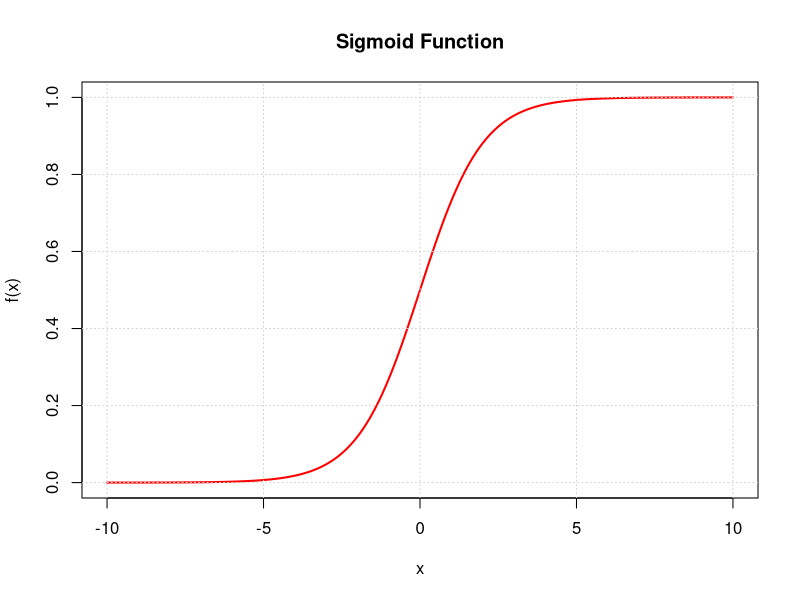
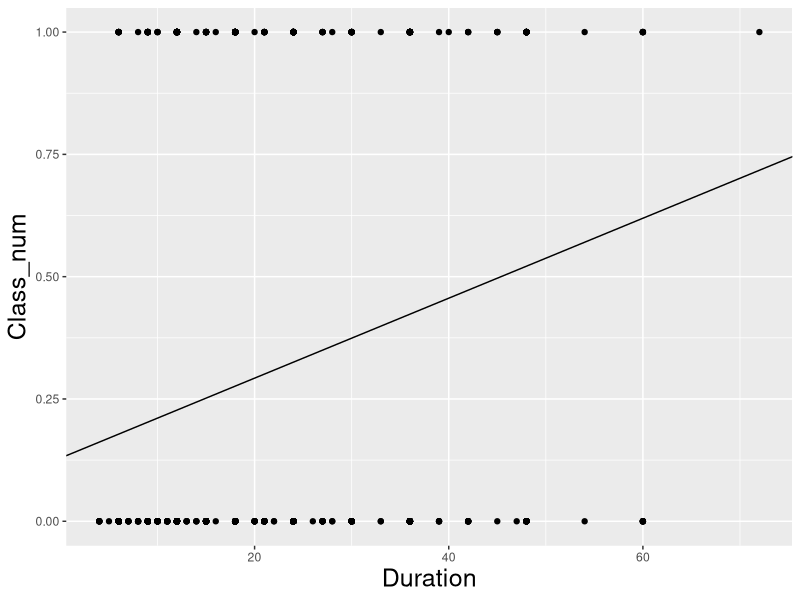
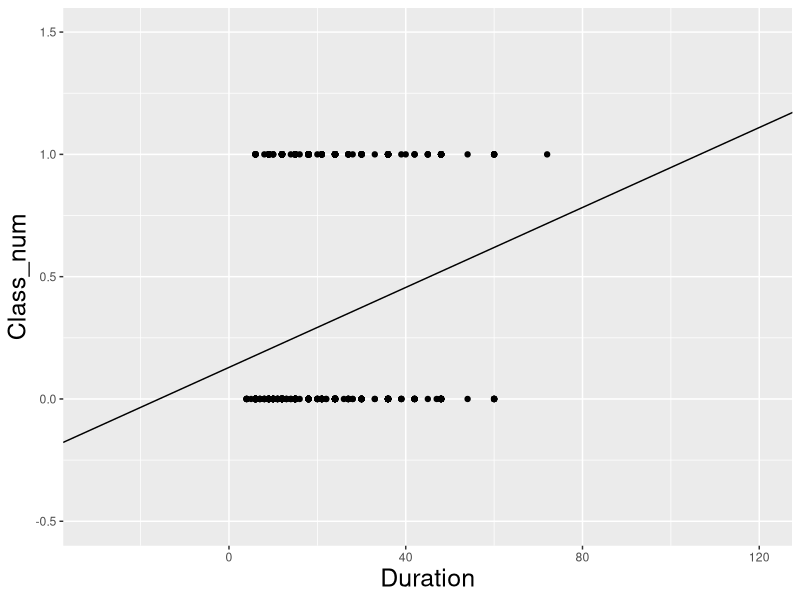
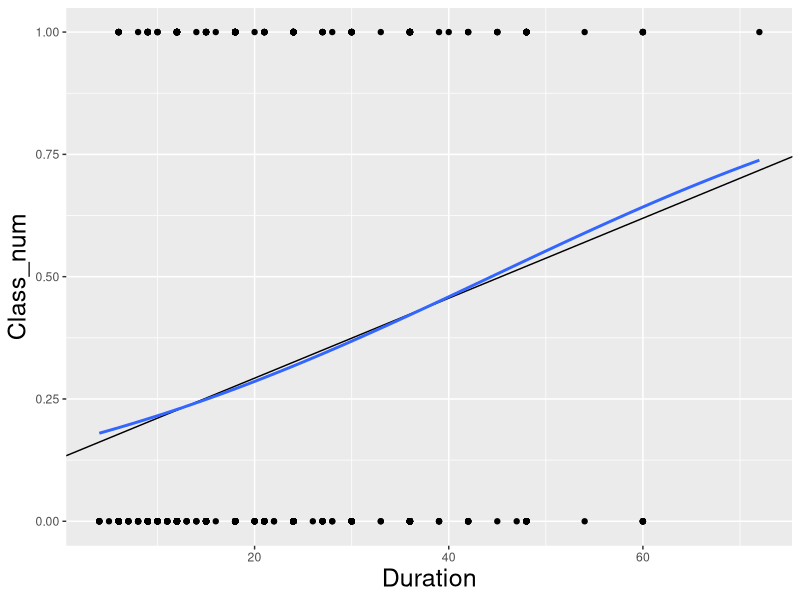
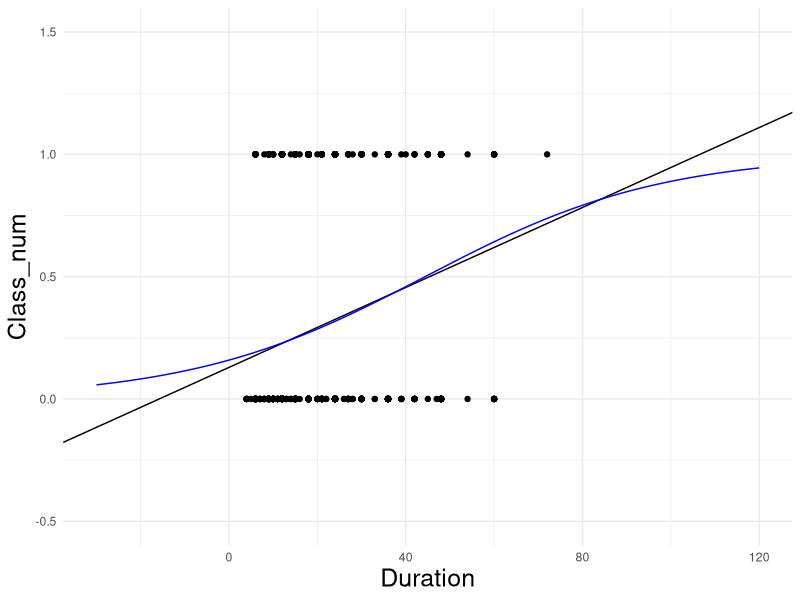
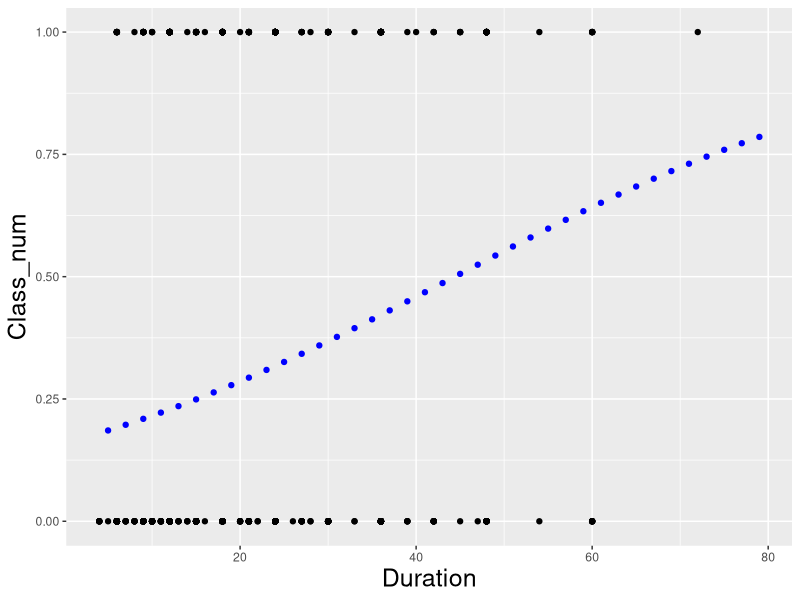
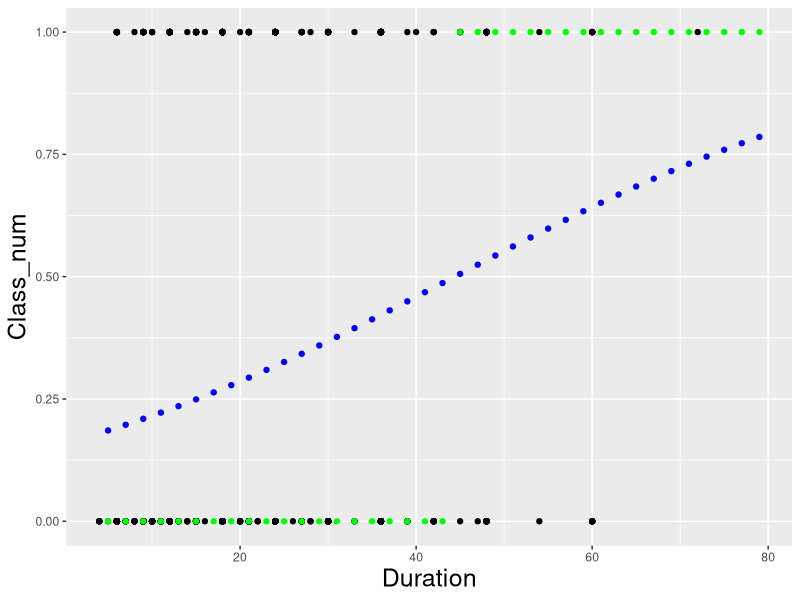
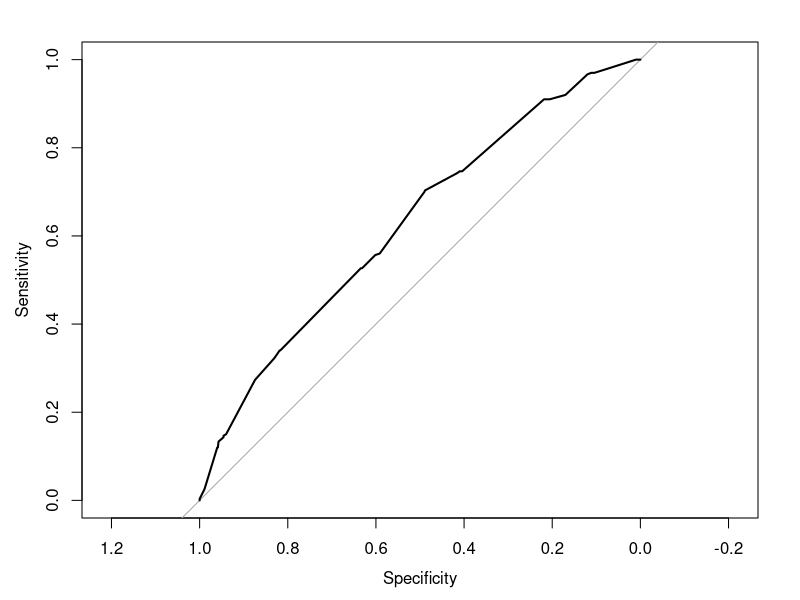

Recreate these plots in R, in order.
# Create a range of equally spaced numbers between -10 and 10
x = seq(-10, 10, by = 0.1)

# Calculate the output value for each number using sigmoid function
sigmoid = 1 / (1 + exp(-x))

# Plot the sigmoid function
plot(x, sigmoid, type = "l", lwd = 2,
     main = "Sigmoid Function",
     xlab = "x",
     ylab = "f(x)",
     col = "red")

# Add grid lines
grid()



# Exercise 13.1 
# install the caret package if you haven't done so
install.packages("caret")

# load the caret package
library(caret)

# load the German Credit dataset
data(GermanCredit)
GermanCredit$Class_num = ifelse(GermanCredit$Class == "Bad", 1, 0)

lm_model = lm(Class_num ~ Duration, data=GermanCredit)
coefs = coefficients(lm_model)
intercept = coefs[1]
slope = coefs[2]

ggplot(GermanCredit, 
       aes(Duration, Class_num)) +
  geom_point() +
  geom_abline(intercept=intercept, slope=slope) +
  theme(axis.title.x = element_text(size = 18), 
        axis.title.y = element_text(size = 18)) 

ggplot(GermanCredit, 
       aes(Duration, Class_num)) +
  geom_point() +
  geom_abline(intercept=intercept, slope=slope) + 
  xlim(-30, 120) +
  ylim(-0.5, 1.5) +
  theme(axis.title.x = element_text(size = 18), 
        axis.title.y = element_text(size = 18)) 


glm_model = glm(Class_num ~ Duration, data=GermanCredit, family=binomial)
glm_model

ggplot(GermanCredit, 
       aes(Duration, Class_num)) +
  geom_point() +
  geom_abline(intercept=intercept, slope=slope) +
  geom_smooth(
    method = "glm",
    se = FALSE,
    method.args = list(family=binomial)
  ) +
  theme(axis.title.x = element_text(size = 18), 
        axis.title.y = element_text(size = 18)) 

# Get coefficients from logistic model
intercept_glm = coef(glm_model)[1]
slope_glm = coef(glm_model)[2]

# Generate sequence of x-values
x_values = seq(from = min(GermanCredit$Duration) - 150, 
                to = max(GermanCredit$Duration) + 150, 
                by = 0.1)

# Compute probabilities using logistic function
y_values = 1 / (1 + exp(-(intercept_glm + slope_glm * x_values)))

# Data frame for plot
plot_df = data.frame(x = x_values, y = y_values)

# Plot
ggplot() +
  geom_point(data = GermanCredit, aes(Duration, Class_num)) +
  geom_abline(intercept=intercept, slope=slope) +
  geom_line(data = plot_df, aes(x, y), color = "blue") +
  theme_minimal() +
  xlim(-30, 120) +
  ylim(-0.5, 1.5) +
  theme(axis.title.x = element_text(size = 18), 
        axis.title.y = element_text(size = 18)) 


# Exercise 13.2
library(tibble)
library(dplyr)

# making predictions
pred_df = tibble(
  Duration = seq(5, 80, 2)
)

pred_df = pred_df %>% 
  mutate(
    pred_prob = predict(glm_model, pred_df, type="response")
  )

ggplot() +
  geom_point(data = GermanCredit, aes(Duration, Class_num)) +
  geom_point(data = pred_df, aes(Duration, pred_prob) , color="blue") +
  theme(axis.title.x = element_text(size = 18), 
        axis.title.y = element_text(size = 18)) 
  
# getting the most likely outcome
pred_df = pred_df %>% 
  mutate(
    most_likely_outcome = round(pred_prob)
  )

ggplot() +
  geom_point(data = GermanCredit, aes(Duration, Class_num)) +
  geom_point(data = pred_df, aes(Duration, pred_prob) , color="blue") +
  geom_point(data = pred_df, aes(Duration, most_likely_outcome) , color="green") +
  theme(axis.title.x = element_text(size = 18), 
        axis.title.y = element_text(size = 18)) 

#####
# calculate log odds using predicted probabilities
pred_df = pred_df %>% 
  mutate(
    log_odds = log(pred_prob / (1 - pred_prob))
  )

#####
# Create new data frame with all durations
new_data = data.frame(Duration = GermanCredit$Duration)
# Calculate predicted classes based on predicted probabilities
predicted_probs = predict(glm_model, new_data, type="response")

# Convert to binary outcomes
predicted_classes = ifelse(predicted_probs > 0.5, 1, 0) 

# Create confusion matrix
conf_matrix = table(predicted = predicted_classes, actual = GermanCredit$Class_num)
conf_matrix

# Accuracy
accuracy = sum(diag(conf_matrix)) / sum(conf_matrix)
print(paste("Accuracy: ", accuracy))

# Error rate
error_rate = 1 - accuracy
print(paste("Error rate: ", error_rate))

# Precision
precision = conf_matrix[2,2] / sum(conf_matrix[2,])
print(paste("Precision: ", precision))

# Recall / Sensitivity
recall = conf_matrix[2,2] / sum(conf_matrix[,2])
print(paste("Recall: ", recall))

# Specificity
specificity = conf_matrix[1,1] / sum(conf_matrix[,1])
print(paste("Specificity: ", specificity))


library(pROC)
# Calculate ROC curve
roc_obj = roc(GermanCredit$Class_num, predicted_probs)

# Plot ROC curve
plot(roc_obj)

# Calculate AUC
auc = auc(roc_obj)
print(paste("AUC: ", auc))


# Exercise 13.3
# split the raw dataset into training and test
set.seed(2)
index = sample(1:nrow(GermanCredit), nrow(GermanCredit)*0.7)
train = GermanCredit[index, ]
test = GermanCredit[-index, ]

# separate the minority and majority classes
table(train$Class_num)
minority_data = train[train$Class_num == 1,]
majority_data = train[train$Class_num == 0,]

# undersample the majority class
undersampled_majority = majority_data[sample(1:nrow(majority_data), nrow(minority_data)),]
# combine undersampled majority class and minority class
undersampled_data = rbind(minority_data, undersampled_majority)
table(undersampled_data$Class_num)

# oversample the minority class
oversampled_minority = minority_data[sample(1:nrow(minority_data), nrow(majority_data), replace = TRUE),]
# combine majority class and oversampled minority class
oversampled_data = rbind(majority_data, oversampled_minority)
table(oversampled_data$Class_num)

# fit logistic regression models on undersampled and oversampled data
undersampled_model = glm(Class_num ~ Duration, family = binomial(link = 'logit'), data = undersampled_data)
oversampled_model = glm(Class_num ~ Duration, family = binomial(link = 'logit'), data = oversampled_data)

# get the predicted probabilities on the test set
undersampled_pred = predict(undersampled_model, newdata = test, type = "response")
oversampled_pred = predict(oversampled_model, newdata = test, type = "response")

# apply threshold to convert the probabilities into binary classes
undersampled_pred_class = ifelse(undersampled_pred > 0.5, 1, 0)
oversampled_pred_class = ifelse(oversampled_pred > 0.5, 1, 0)

# calculate the confusion matrix
undersampled_cm = table(predicted = undersampled_pred_class, actual = test$Class_num)
oversampled_cm = table(predicted = oversampled_pred_class, actual = test$Class_num)

undersampled_cm
oversampled_cm

#####
library(glmnet)

# Create a matrix of predictors and a response vector
# For glmnet, we need to provide our data as matrices/vectors
X = GermanCredit[1:nrow(GermanCredit), 1:9]
y = GermanCredit$Class_num
# Define an alpha value: 0 for ridge, 1 for lasso, between 0 and 1 for elastic net
alpha_value = 1 # for lasso
# Run the glmnet model
fit = glmnet(X, y, family = "binomial", alpha = alpha_value)

# The resulting object contains the coefficients at each value of lambda
# Lambda is automatically chosen by glmnet, but you can also set it manually

# plot coefficient paths
plot(fit, xvar = "lambda", label = TRUE)


#####
library(nnet)

# convert gear to factor
mtcars$gear = as.factor(mtcars$gear)
table(mtcars$gear)

# fit the model
multinom_model = multinom(gear ~ mpg + hp + disp, data = mtcars)
 
# view summary of the model
summary(multinom_model)

# make prediction
predicted_gears = predict(multinom_model, newdata = mtcars)

# view the confusion matrix
table(Predicted = predicted_gears, Actual = mtcars$gear)





